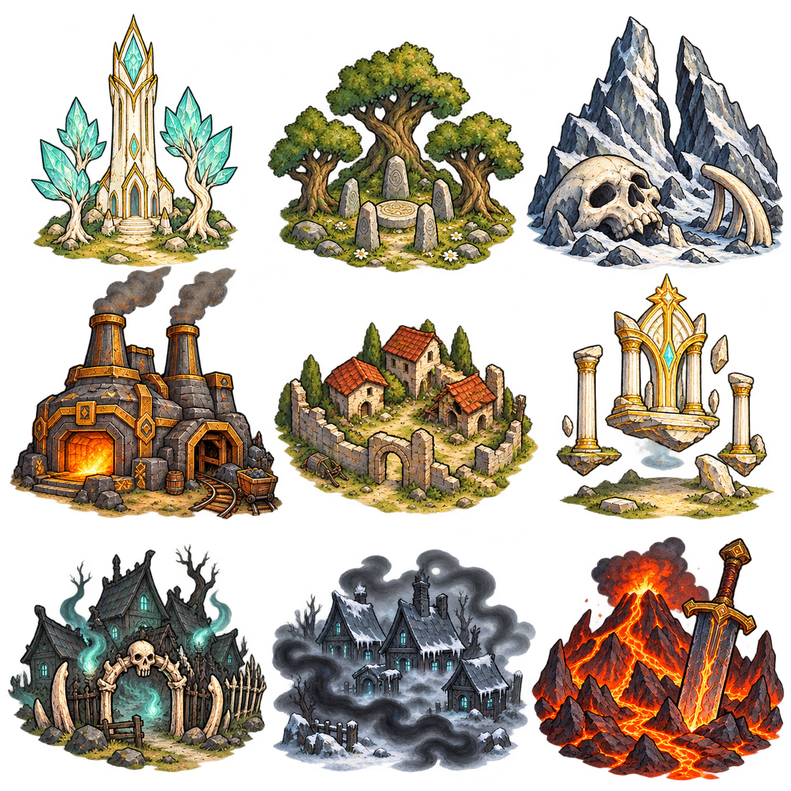
#> input picture output/nine-realms-map/kingdom-landmarks.png, 791 x 791 px, shrunk from 1254 x 1254 before the run
$ python prepare-assets.py
#> lines starting #> are read from the running program, lines starting #| are printed output that depends on the picture
from pathlib import Path
from PIL import Image
import json

root = Path(__file__).parent
atlas = Image.open(root.parent / 'nine-realms-map/kingdom-landmarks.png').convert('RGBA')
#> atlas is the input picture: PIL image 791x791 RGBA; mean R, G, B, A 73.4, 63.3, 48, 133.1
names = ['alfheim','vanaheim','jotunheim','svartalfheim','midgard','asgard','helheim','niflheim','muspelheim']
report = []
for i, name in enumerate(names):
    col, row = i % 3, i // 3
    rect = (round(col*atlas.width/3),round(row*atlas.height/3),round((col+1)*atlas.width/3),round((row+1)*atlas.height/3))
    tile = atlas.crop(rect)
    bounds = tile.getchannel('A').point(lambda a: 255 if a > 25 else 0).getbbox()
    tile = tile.crop(bounds)
    # Preserve source artwork and alpha; add safe transparent output padding.
    out = Image.new('RGBA',(tile.width+16,tile.height+16))
    out.paste(tile,(8,8))
    out.save(root / 'assets' / (name+'.png'))
    report.append(dict(id=name,source='existing kingdom-landmarks.png',cell=rect,crop=bounds,size=out.size))
#> this loop made 9 passes
#> bounds on passes 1 to 9: (31, 14, 238, 264), (3, 41, 263, 264), (0, 16, 257, 264), (10, 0, 264, 256), (0, 0, 263, 251), (0, 0, 247, 256), (8, 17, 264, 246), (0, 22, 263, 246), (0, 9, 257, 254)
#> pass 1, `tile = atlas.crop(rect)`:
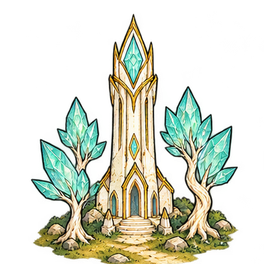
#> tile: PIL image 264x264 RGBA; mean R, G, B, A 68, 74.4, 55, 97.4; transparent parts drawn white
#> pass 1, `tile = tile.crop(bounds)`:
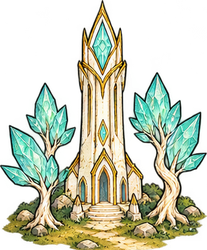
#> tile: PIL image 207x250 RGBA; mean R, G, B, A 91.5, 100.1, 74, 131.2; transparent parts drawn white
#> pass 1, `out.save(root / 'assets' / (name+'.png'))`:
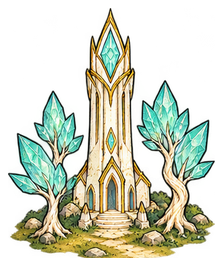
#> saved as alfheim.png: PIL image 223x266 RGBA; mean R, G, B, A 79.9, 87.4, 64.6, 114.4; transparent parts drawn white
#> after the loop:
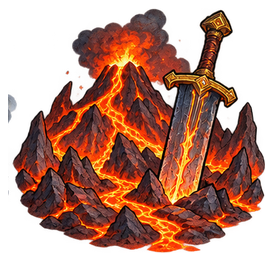
#> out: PIL image 273x261 RGBA; mean R, G, B, A 84.1, 38, 22.7, 147.3; transparent parts drawn white
#> after the loop:
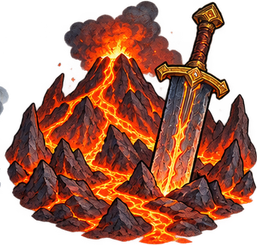
#> tile: PIL image 257x245 RGBA; mean R, G, B, A 95.2, 43, 25.7, 166.7; transparent parts drawn white
#> after the loop, report = 9 items
(root/'assets/extraction.json').write_text(json.dumps(report,ensure_ascii=False,indent=2),encoding='utf-8')
print(json.dumps({'terrain':Image.open(root/'assets/terrain.png').size,'atlas':atlas.size,'props':len(report)}))
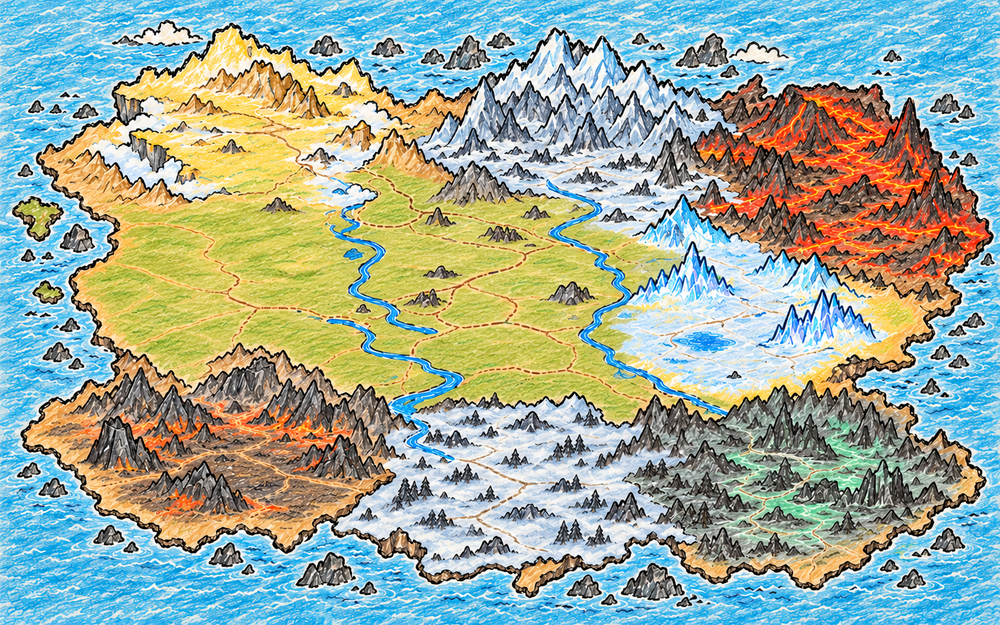
#> input picture output/norse-map-editor/assets/terrain.png, 1000 x 625 px, shrunk from 1586 x 992 before the run
#| {"terrain": [1000, 625], "atlas": [791, 791], "props": 9}
